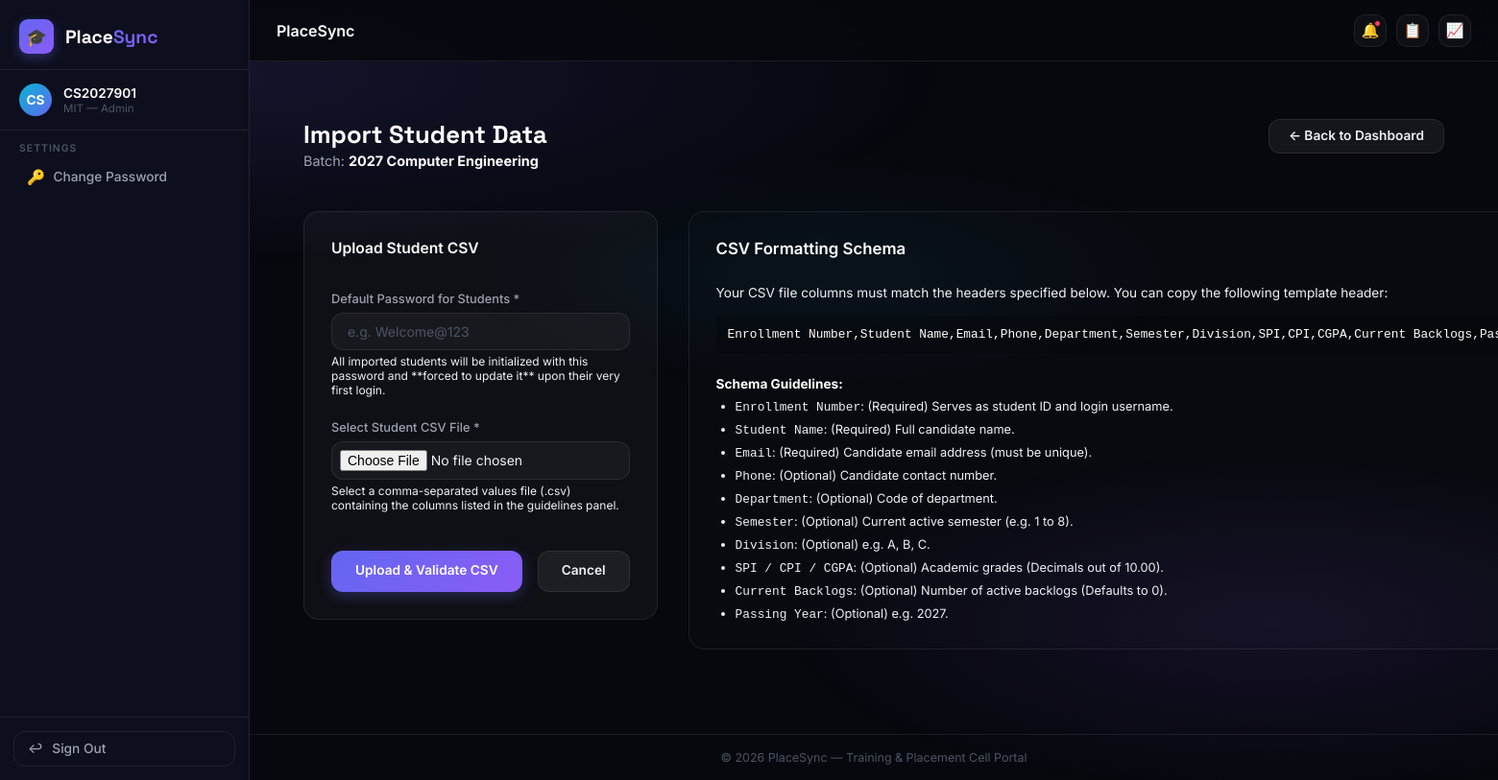
The app's page /batches/1/import/ (signed in) with its own data.
### accounts/models.py (models this page shows, shortened)
class User(AbstractUser):
    class Role(models.TextChoices):
        COLLEGE_ADMIN = 'COLLEGE_ADMIN', 'College Admin'
        STUDENT = 'STUDENT', 'Student'
    role = models.CharField(
        max_length=20,
        choices=Role.choices,
        default=Role.STUDENT
    )
    college = models.ForeignKey(
        'colleges.College',
        on_delete=models.SET_NULL,
        null=True,
        blank=True,
        related_name='users'
    )
    must_change_password = models.BooleanField(default=False)

### colleges/models.py (models this page shows, shortened)
class College(models.Model):
    name = models.CharField(max_length=255, unique=True)
    code = models.CharField(max_length=50, unique=True, help_text="Unique college code or abbreviation")
    address = models.TextField(blank=True)
    website = models.URLField(blank=True)
    created_at = models.DateTimeField(auto_now_add=True)
    logo = models.ImageField(upload_to='college_logos/', blank=True, null=True)
    university = models.CharField(max_length=255, blank=True)
    email = models.EmailField(blank=True)
    phone = models.CharField(max_length=20, blank=True)
    linkedin = models.URLField(blank=True, verbose_name="LinkedIn")
    twitter = models.URLField(blank=True, verbose_name="Twitter")
    instagram = models.URLField(blank=True, verbose_name="Instagram")

### batches/models.py (models this page shows, shortened)
class Batch(models.Model):
    department = models.ForeignKey(
        'departments.Department',
        on_delete=models.CASCADE,
        related_name='batches'
    )
    name = models.CharField(
        max_length=255,
        help_text="e.g. 2027 Information Technology"
    )
    graduation_year = models.PositiveIntegerField(
        help_text="e.g. 2027"
    )
    semester = models.PositiveSmallIntegerField(
        default=1,
        help_text="Current Semester (e.g. 1 to 8)"
    )
    division = models.CharField(
        max_length=50,
        blank=True,
        help_text="e.g. Division A"
    )
    description = models.TextField(blank=True)
    created_at = models.DateTimeField(auto_now_add=True)
    class Meta:
        constraints = [
            models.UniqueConstraint(
                fields=['department', 'name'],
                name='unique_department_batch_name'
            ),
        ]
        ordering = ['-graduation_year', 'name']

### batches/views.py (the view, shortened to what this page needs)
# urls.py: path('<int:pk>/import/', BatchStudentImportView.as_view(), name='import_students'),
class BatchStudentImportView(LoginRequiredMixin, View):
    template_name = 'batches/student_import.html'
    def get(self, request, pk, *args, **kwargs):
        batch = get_object_or_404(Batch, pk=pk, department__college=request.user.college)
        return render(request, self.template_name, {'batch': batch})

### staff_permissions/templatetags/staff_tags.py (called while the page is built)
@register.filter(name='has_perm_filter')
def has_perm_filter(user, permission_name):
    if not user or not user.is_authenticated:
        return False
    return has_staff_permission(user, permission_name)

@register.filter(name='is_college_admin_filter')
def is_college_admin_filter(user):
    if not user or not user.is_authenticated:
        return False
    return is_college_admin(user)

### staff_permissions/utils.py (called while the page is built, shortened)
def is_college_admin(user):
    if not user.is_authenticated:
        return False
    if user.is_superuser:
        return True
    if getattr(user, 'role', '') == 'COLLEGE_ADMIN':
        return not hasattr(user, 'staff_profile')
    return False

def has_staff_permission(user, permission_name):
    if not user.is_authenticated:
        return False
    if is_college_admin(user):
        return True
    if getattr(user, 'role', '') != 'COLLEGE_ADMIN':
        return False

### templates/batches/student_import.html (shortened to what this page needs)
{% extends 'base.html' %}
{% block content %}
<div class="container" style="flex: 1; padding-top: 2rem; padding-bottom: 3rem;">
    <div class="dashboard-header" style="border-bottom: none; margin-bottom: 1.5rem;">
        <div>
            <h1 class="dashboard-title">Import Student Data</h1>
            <p class="dashboard-welcome">Batch: <strong style="color: #fff;">{{ batch.name }}</strong></p>
        </div>
        <div>
            <a href="{% url 'batches:dashboard' pk=batch.pk %}" class="btn btn-secondary">&larr; Back to Dashboard</a>
        </div>
    </div>
    <div style="display: grid; grid-template-columns: 2fr 1fr; gap: 2rem; align-items: start;">
        <div class="card-panel" style="margin-top: 0;">
            <h3 class="panel-title" style="border-bottom: 1px solid var(--card-border); padding-bottom: 0.75rem; margin-bottom: 1.5rem;">Upload Student CSV</h3>
            <form method="post" enctype="multipart/form-data" novalidate>
                <div class="form-group">
                    <label class="form-label" for="default_password">Default Password for Students *</label>
                    <input type="text" name="default_password" id="default_password" class="form-input" placeholder="e.g. Welcome@123" required>
                    <span style="font-size: 0.75rem; color: var(--text-muted); display: block; margin-top: 0.25rem;">
                        All imported students will be initialized with this password and **forced to update it** upon their very first login.
                    </span>
                </div>
                <div class="form-group" style="margin-top: 1.5rem;">
                    <label class="form-label" for="csv_file">Select Student CSV File *</label>
                    <input type="file" name="csv_file" id="csv_file" class="form-input" accept=".csv" required style="padding: 0.5rem;">
                    <span style="font-size: 0.75rem; color: var(--text-muted); display: block; margin-top: 0.25rem;">
                        Select a comma-separated values file (.csv) containing the columns listed in the guidelines panel.
                    </span>
                </div>
                <div style="margin-top: 2.5rem; display: flex; gap: 1rem;">
                    <button type="submit" class="btn btn-primary" style="padding: 0.85rem 1.5rem;">Upload & Validate CSV</button>
                    <a href="{% url 'batches:dashboard' pk=batch.pk %}" class="btn btn-secondary" style="padding: 0.85rem 1.5rem;">Cancel</a>
                </div>
            </form>
        </div>
        <div class="card-panel" style="margin-top: 0; background: rgba(255, 255, 255, 0.01);">
            <h3 class="panel-title" style="border-bottom: 1px solid var(--card-border); padding-bottom: 0.75rem; margin-bottom: 1rem; font-size: 1.05rem;">CSV Formatting Schema</h3>
            <p style="font-size: 0.85rem; color: var(--text-secondary); margin-bottom: 1rem;">
                Your CSV file columns must match the headers specified below. You can copy the following template header:
            </p>
            <div style="background: rgba(0, 0, 0, 0.2); border: 1px solid var(--card-border); border-radius: var(--radius-sm); padding: 0.75rem; font-family: monospace; font-size: 0.8rem; color: #fff; margin-bottom: 1.5rem; overflow-x: auto; white-space: nowrap;">
                Enrollment Number,Student Name,Email,Phone,Department,Semester,Division,SPI,CPI,CGPA,Current Backlogs,Passing Year
            </div>
            <h4 style="font-size: 0.85rem; font-weight: 700; margin-bottom: 0.5rem; color: #fff;">Schema Guidelines:</h4>
            <ul style="font-size: 0.8rem; color: var(--text-secondary); padding-left: 1.25rem; display: flex; flex-direction: column; gap: 0.5rem;">
                <li><code>Enrollment Number</code>: (Required) Serves as student ID and login username.</li>
                <li><code>Student Name</code>: (Required) Full candidate name.</li>
                <li><code>Email</code>: (Required) Candidate email address (must be unique).</li>
                <li><code>Phone</code>: (Optional) Candidate contact number.</li>
                <li><code>Department</code>: (Optional) Code of department.</li>
                <li><code>Semester</code>: (Optional) Current active semester (e.g. 1 to 8).</li>
                <li><code>Division</code>: (Optional) e.g. A, B, C.</li>
                <li><code>SPI / CPI / CGPA</code>: (Optional) Academic grades (Decimals out of 10.00).</li>
                <li><code>Current Backlogs</code>: (Optional) Number of active backlogs (Defaults to 0).</li>
                <li><code>Passing Year</code>: (Optional) e.g. 2027.</li>
            </ul>
        </div>
    </div>
</div>
{% endblock %}

### templates/base.html (shortened to what this page needs)
{% load static %}
{% load staff_tags %}
<!DOCTYPE html>
<html lang="en">
<head>
    <link rel="stylesheet" href="{% static 'css/style.css' %}">
</head>
<body>
{% if user.is_authenticated %}
<div class="app-layout">
    <aside class="sidebar" role="navigation" aria-label="Main navigation">
        <a href="{% url 'dashboard:index' %}" class="sidebar-brand">
            <div class="sidebar-brand-icon">🎓</div>
            <div class="sidebar-brand-text">Place<span>Sync</span></div>
        </a>
        <div class="sidebar-user">
            <div class="sidebar-avatar">{{ user.username|slice:":2"|upper }}</div>
            <div class="sidebar-user-info">
                <div class="sidebar-user-name">{{ user.username }}</div>
                <div class="sidebar-user-role">{{ user.college.code }} — Admin</div>
            </div>
        </div>
        <div class="sidebar-section">
            <div class="sidebar-section-label">Settings</div>
            <ul class="sidebar-nav">
                {% if request.user|is_college_admin_filter %}
                <li><a href="{% url 'staff_permissions:settings' %}" class="sidebar-link"><span class="sidebar-link-icon">⚙️</span> Settings</a></li>
                {% else %}
                <li><a href="{% url 'staff_permissions:change_password' %}" class="sidebar-link"><span class="sidebar-link-icon">🔑</span> Change Password</a></li>
                {% endif %}
            </ul>
        </div>
        <div class="sidebar-footer">
            <a href="{% url 'accounts:logout' %}" class="sidebar-logout">
                <span>↩</span> Sign Out
            </a>
        </div>
    </aside>
    <div class="main-area">
        <header class="topbar">
            <span class="topbar-title">{% block topbar_title %}PlaceSync{% endblock %}</span>
            <div class="topbar-actions">
                <a href="{% url 'communication:notifications' %}" class="topbar-btn" title="Notifications">
                    🔔<span class="topbar-notif-dot"></span>
                </a>
                <a href="{% url 'reports:dashboard' %}"   class="topbar-btn" title="Reports">📋</a>
                <a href="{% url 'analytics:dashboard' %}" class="topbar-btn" title="Analytics">📈</a>
            </div>
        </header>
        <main class="page-content" id="main-content">
{% endif %}
{% block content %}{% endblock %}
{% if user.is_authenticated %}
        </main>
        <footer class="footer">
            &copy; 2026 PlaceSync &mdash; Training &amp; Placement Cell Portal
        </footer>
    </div>
</div>
{% else %}
</div>
{% endif %}
</body>
</html>

### records on screen
User: username "CS", username "CS2027901", college.code "MIT"
Batch: name "2027 Computer Engineering"
